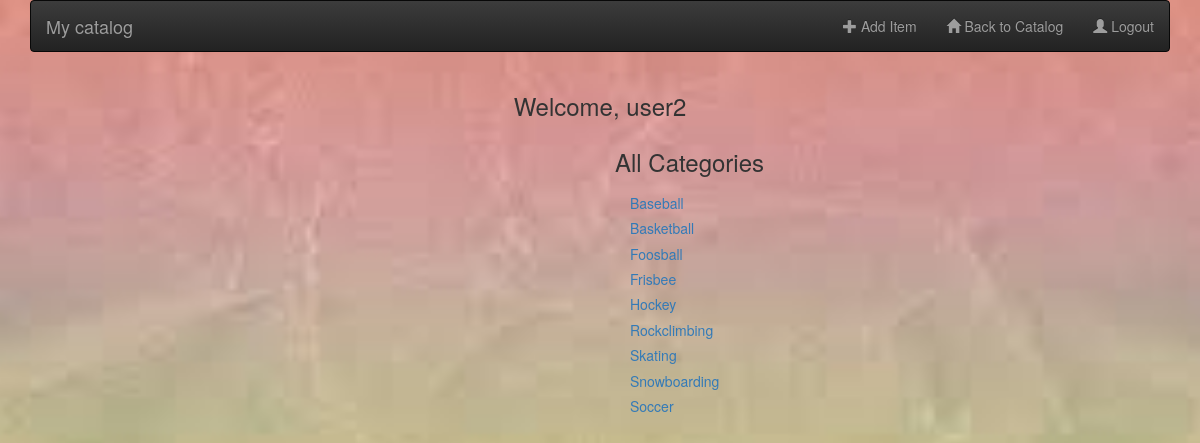
The page /mainpage (signed in) on the database its author committed.
### db_setup.py (models this page shows, shortened)
class Category(Base):
    __tablename__ = 'category'
    id = Column(Integer, primary_key=True)
    name = Column(String(250), nullable=False,unique=True)
    user_name = Column(Integer,ForeignKey('user.uname'))
    user = relationship(User)

### application.py (the view)
@app.route('/')
@app.route('/mainpage')
def MainPage():
    categories = session.query(Category).order_by(asc(Category.name))
    if 'username' in login_session:
         return render_template('mainpage.html', categories=categories,username=login_session['username'])
    else:
        return render_template('publicmainpage.html', categories=categories)

### templates/mainpage.html (shortened to what this page needs)
{% extends "main.html" %}
{% block content %}
{% include "header.html" %}
<html>
<head>
	<link rel="stylesheet" href="https://maxcdn.bootstrapcdn.com/bootstrap/3.3.7/css/bootstrap.min.css">
	<link rel="stylesheet" href="https://maxcdn.bootstrapcdn.com/bootstrap/3.3.7/css/bootstrap-theme.min.css">
<link rel=stylesheet type=text/css href="{{ url_for('static', filename='loginstyle.css') }}">
</head>
<body>
	<div class="row top-menu">
		<div class="col-md-10"></div>
		<div class="col-md-2 text-right">
					</div>
	</div>
	<div align="center">
	{% if 'username' in session %}
  <h3>Welcome, {{ username }}</h3>
  {% endif %}
  </div>
	<div class="list-group">
						<div class="col-md-6"></div>
					  <div class="col-md-6">
							<h3>All Categories</h3>
						{% include "categoriesrepeat.html" %}
						</div>
	</div>
</body>
{% endblock %}

### templates/categoriesrepeat.html
<div class="col-md-4 restaurant-list">
  {% for category in categories %}
    <a href = "{{url_for('CategoryItems', category_name = category.name)}}">
      <h5>{{category.name}}</h5>
    </a>
  {% endfor %}
</div>

### static/loginstyle.css (style rules this page uses)
body { background: url(background.jpeg) no-repeat center center fixed; -webkit-background-size: cover; -moz-background-size: cover; -o-background-size: cover; background-size: cover; }

### rows shown on the page
Category: name "Baseball"
Category: name "Basketball"
Category: name "Foosball"
Category: name "Frisbee"
Category: name "Hockey"
Category: name "Rockclimbing"
Category: name "Skating"
Category: name "Snowboarding"
Category: name "Soccer"

### other values the page prints
{{ username }} "user2"
